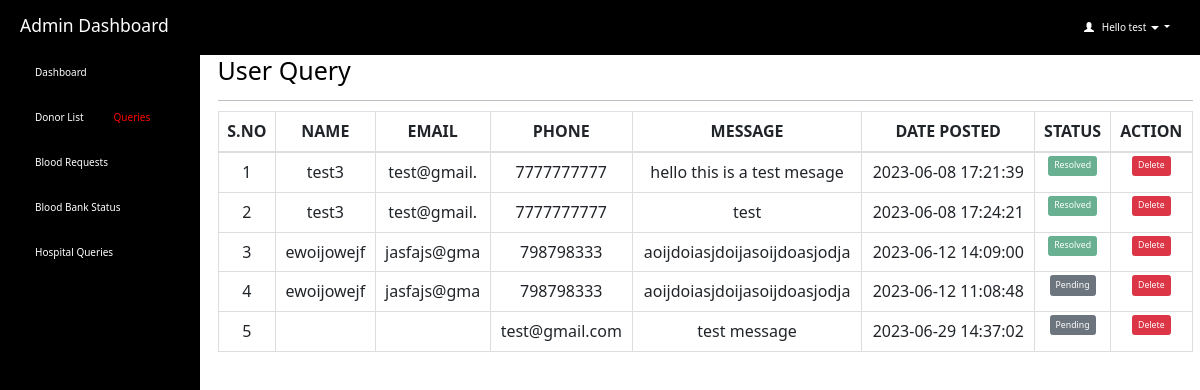
The app's page /admin/query.php (signed in), older data.
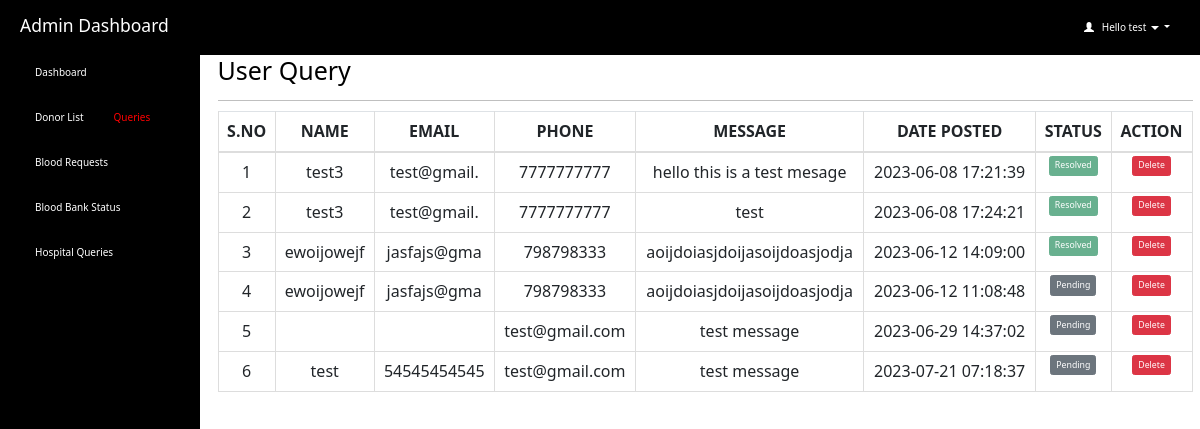
The same page, newer data.
### tables this page shows
CREATE TABLE `contact_us` (
  `query_id` int(11) NOT NULL,
  `query_name` varchar(100) NOT NULL,
  `query_number` varchar(120) NOT NULL,
  `query_mail` char(11) NOT NULL,
  `query_message` longtext NOT NULL,
  `query_date` timestamp NOT NULL DEFAULT current_timestamp() ON UPDATE current_timestamp(),
  `query_status` varchar(11) DEFAULT 'pending'
);

### admin/query.php (the view, shortened to what this page needs)
<html>
<head>
  <link rel="stylesheet" href="https://maxcdn.bootstrapcdn.com/bootstrap/3.4.1/css/bootstrap.min.css">
</head>
<?php
  if (isset($_SESSION['loggedin']) && $_SESSION['loggedin'] == true) {
  ?>
<body style="color: black">
  <div id="header">
    <?php include 'header.php'; ?>
  </div>
  <div id="sidebar">
    <?php $active = "contact";
    include 'sidebar.php'; ?>
  </div>
  <div id="content">
    <div class="content-wrapper">
      <div class="container-fluid">
        <div class="row">
          <div class="col-md-12 lg-12 sm-12">
            <h1 class="page-title">User Query</h1>
          </div>
        </div>
        <hr>
        <?php
        include 'connection.php';
        $count = 1;
        $sql = "SELECT * FROM contact_us";
        $result = mysqli_query($connection, $sql);
        if (mysqli_num_rows($result) > 0) {
        ?>
          <div class="table-responsive">
            <table class="table table-bordered" style="text-align: center">
              <thead style="text-align: center">
                <th style="text-align: center">S.NO</th>
                <th style="text-align: center">NAME</th>
                <th style="text-align: center">EMAIL</th>
                <th style="text-align: center">PHONE</th>
                <th style="text-align: center">MESSAGE</th>
                <th style="text-align: center">DATE POSTED</th>
                <th style="text-align: center">STATUS</th>
                <th style="text-align: center">ACTION</th>
              </thead>
              <tbody>
                <?php
                while ($row = mysqli_fetch_assoc($result)) {
                  $queryId = $row['query_id'];
                ?>
                  <tr>
                    <td><?php echo $count++; ?></td>
                    <td><?php echo $row['query_name']; ?></td>
                    <td><?php echo $row['query_mail']; ?></td>
                    <td><?php echo $row['query_number']; ?></td>
                    <td><?php echo $row['query_message']; ?></td>
                    <td><?php echo $row['query_date']; ?></td>
                    <?php if ($row['query_status'] == "pending") { ?>
                    <td id="btn-text">
                    <button class="btn btn-primary btn-sm btn-secondary" onclick="clickme(<?php echo $queryId; ?>)">Pending</button>
                    </td>
                    <?php } else { ?>
                    <td id="btn-text"><button type="button" class="btn btn-primary btn-sm btn-success" disabled>Resolved</button></td>
                    <?php } ?>
                    <td id="btn-text">
                      <button class="btn btn-primary btn-sm btn-danger" onclick="window.location.href = 'delete_query.php?id=<?php echo $queryId; ?>';">Delete</a>
                    </td>
                  </tr>
                <?php } ?>
              </tbody>
            </table>
          </div>
        <?php } ?>
        </div>
      </div>
    </div>
   <?php }
    ?>
</body>
</html>

Row changes from the older to the newer data that the page shows:
added contact_us: query_name "test", query_mail "54545454545", query_number "test@gmail.com", query_message "test message", query_date "2023-07-21 07:18:37"
